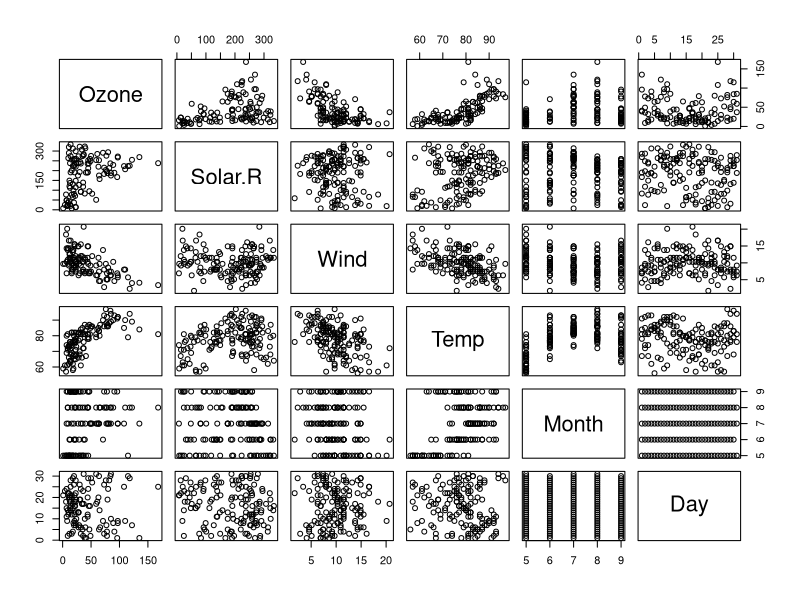
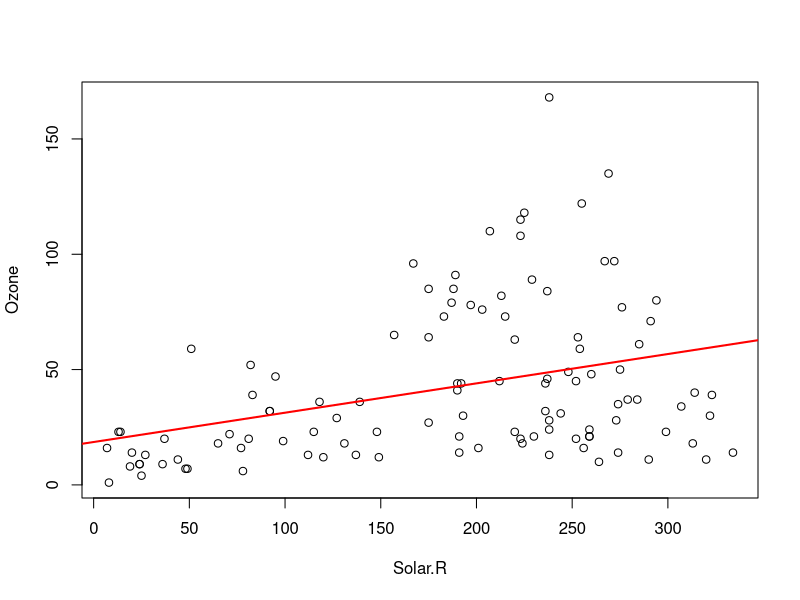

Recreate these plots in R, in order. (Note: this script raises an error after producing the figures.)
# App https://porcudighel.shinyapps.io/ddp_final_app/

data("airquality")
str(airquality)
pairs(airquality)

sol <- "Solar.R"
formula <- paste0("Ozone ~ ", sol)
model <- lm(formula, data = airquality)
model_pred <- predict(model, airquality)
with(airquality, plot(Solar.R, Ozone))
with(airquality, abline(model, col = "red", lwd =2))

paste("Ozone ~",NULL, sep = "+")


sol = F
tem = F
win = F

params <- NULL
if (sol){params <- c(params,"Solar.R")}
if (tem){params <- c(params,"Temp")}
if (win){params <- c(params,"Wind")}
form_mod <- paste0("Ozone ~ ",paste(params, collapse = " + "))
model <- lm(form_mod, data = airquality)
model_pred <- predict(model, airquality)
AAA <- list(form_mod,model,model_pred)
AAA[[2]]

with(airquality, plot(Solar.R, Ozone))
with(airquality, points(Solar.R, AAA[[3]], col = "red", lwd =2))
legend("topleft", c("Original", "Predicted"), pch = 16, 
       col = c("blue", "red"), cex = 1.2)

mod_summ <- summary(model)
coeff <- mod_summ$coefficients
colnames(coeff)
row.names(coeff)
TTT <- cbind(row.names(coeff), coeff)
colnames(TTT)
mod_summ$r.squared

as.table(matrix(c(0,0,0,0),ncol = 4))  
